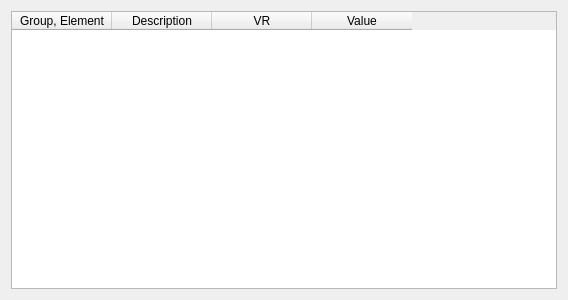
<?xml version="1.0" encoding="UTF-8"?>
<ui version="4.0">
 <class>vtkBirchQDicomTagWidget</class>
 <widget class="QWidget" name="vtkBirchQDicomTagWidget">
  <property name="geometry">
   <rect>
    <x>0</x>
    <y>0</y>
    <width>568</width>
    <height>300</height>
   </rect>
  </property>
  <property name="windowTitle">
   <string>Form</string>
  </property>
  <layout class="QVBoxLayout" name="verticalLayout">
   <item>
    <widget class="QTableWidget" name="tableWidget">
     <property name="wordWrap">
      <bool>false</bool>
     </property>
     <property name="rowCount">
      <number>0</number>
     </property>
     <attribute name="horizontalHeaderVisible">
      <bool>true</bool>
     </attribute>
     <attribute name="horizontalHeaderHighlightSections">
      <bool>false</bool>
     </attribute>
     <attribute name="horizontalHeaderShowSortIndicator" stdset="0">
      <bool>false</bool>
     </attribute>
     <attribute name="verticalHeaderVisible">
      <bool>false</bool>
     </attribute>
     <attribute name="verticalHeaderHighlightSections">
      <bool>false</bool>
     </attribute>
     <attribute name="verticalHeaderStretchLastSection">
      <bool>false</bool>
     </attribute>
     <column>
      <property name="text">
       <string>Group, Element</string>
      </property>
     </column>
     <column>
      <property name="text">
       <string>Description</string>
      </property>
     </column>
     <column>
      <property name="text">
       <string>VR</string>
      </property>
     </column>
     <column>
      <property name="text">
       <string>Value</string>
      </property>
     </column>
    </widget>
   </item>
  </layout>
 </widget>
 <resources/>
 <connections/>
</ui>
